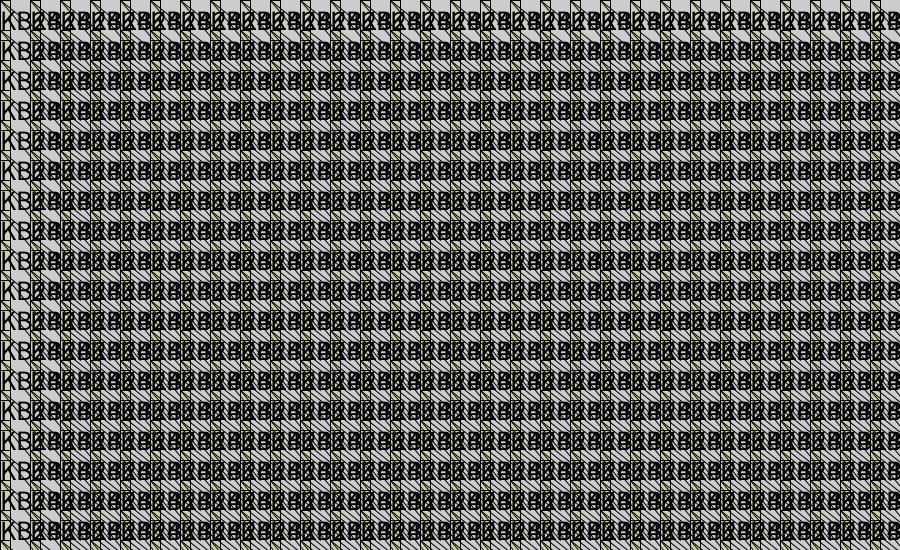
Frame 1 (no input)
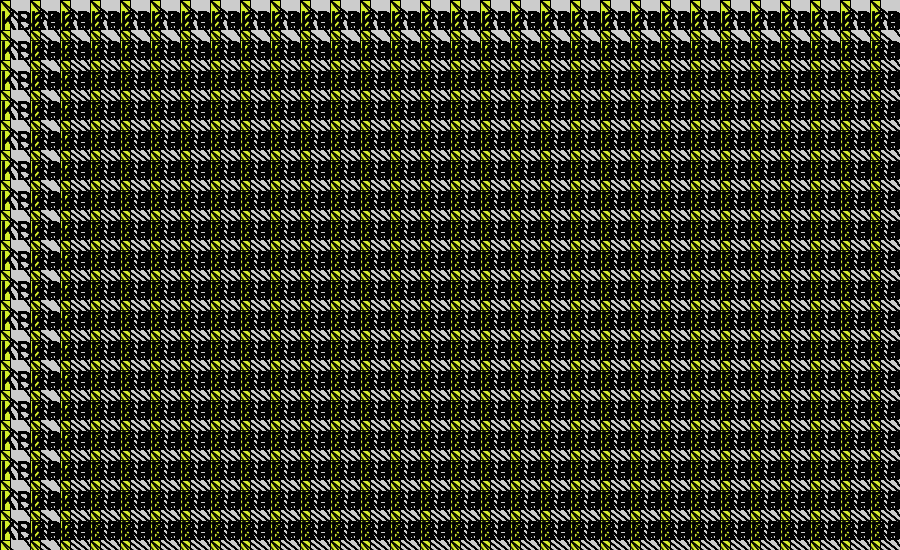
Frame 60 (the mouse pressed at the canvas centre just before this capture)
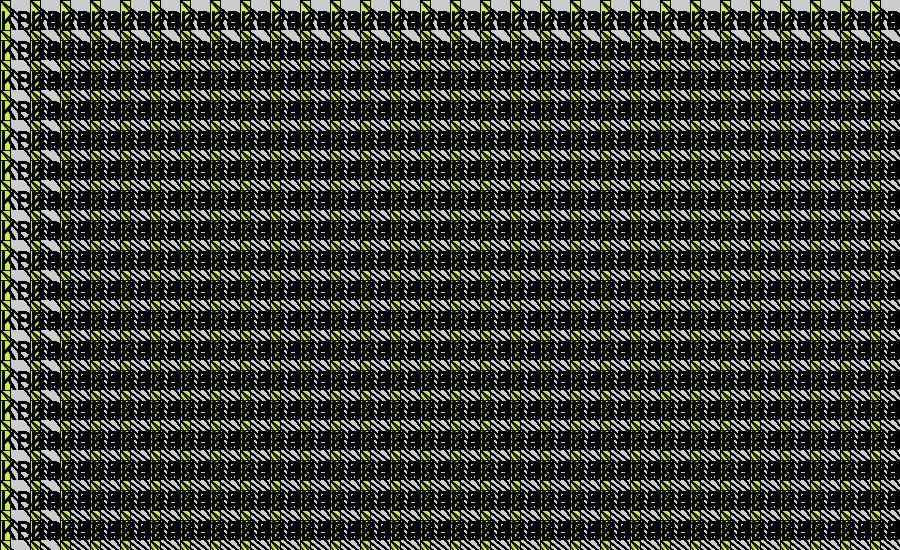
Frame 120 (the mouse held since frame 60 and released just before this capture)

The Processing sketch that drew these frames (run headless with seeded random() and noise(); from frame 60 on, the mouse is pressed at the canvas centre):

// Processing sketch: processing_26759
// ── processing_26759.pde

void setup() {
  size(900,550);
}

void draw(){
  for(int i=0; i<600; i = i+30){
    for(int j=0; j<900; j = j+30){
     
  fill(218,242,39,20);
  rect(j,i,10,40);
    
 textSize(28);
  fill(0);
  text("KB24",j,i);
  
  stroke(0);
  line(j,i,j+100,i+80);
  line(j,i,j+50,i+60);
    }
}
}
